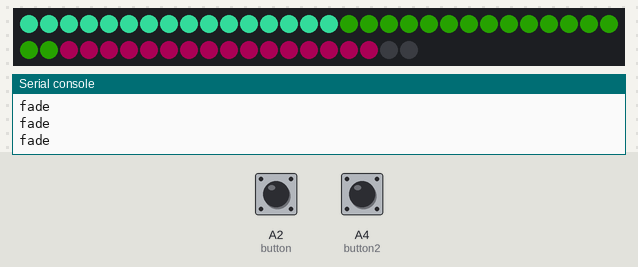
Bench run of a program on a simulated CircuitPython board. Parts: 50 RGB LEDs in strip order, left to right, continuing on the next row, the last lines printed to the serial console. The test bench sets the inputs (shaded band); at power-on: A2 (button) LOW, A4 (button2) LOW. Dim RGB values are drawn brighter than linear.

Above: at 1.2 s.
1.3 s: A2 (button) pulled HIGH for 0.15 s
At 3.8 s:
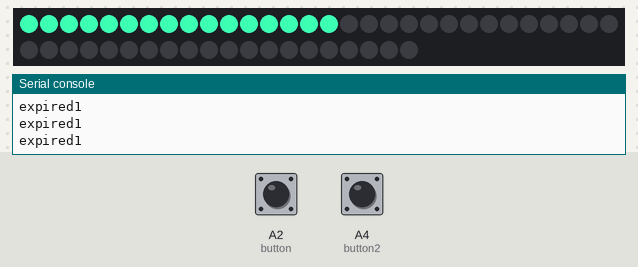
3.9 s: A4 (button2) pulled HIGH for 1 s
At 7.8 s:
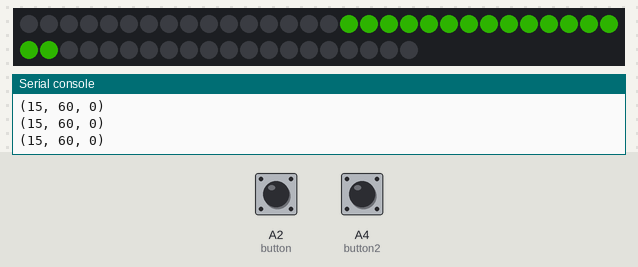
7.9 s: A2 (button) pulled HIGH for 1 s
At 11.8 s:
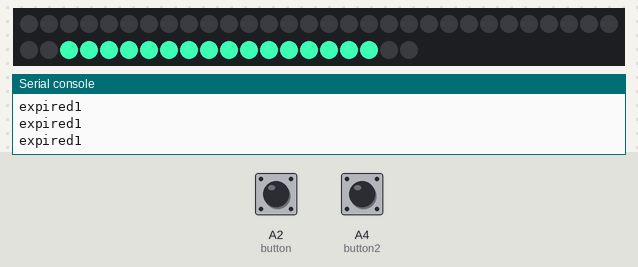
11.9 s: A4 (button2) pulled HIGH for 0.15 s
At 12.9 s:
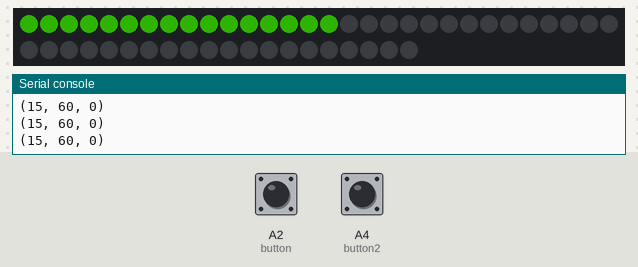
15.0 s: A4 (button2) pulled HIGH for 3.2 s
Timing chart, 0 to 18.0 s (numbered marks = the images above; inputs shaded):
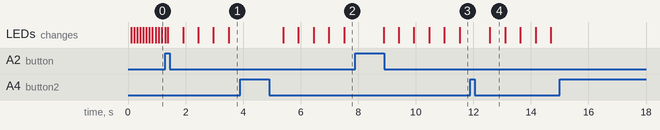

The program:

code.py
```python
import board
import busio
import adafruit_vl53l0x
import neopixel
import time
from digitalio import DigitalInOut, Direction
print("hi")
dir(board)
#rgb is now grb


# blue: (0, 80, 40) = (80, 0, 40)
# orange: (60, 15, 0) = (15, 60, 0)
#pink: 	rgb(255,105,180) = (105,255, 180)

pixel_pin = board.D5
nr_pixels = 50
nr_balls = 3
nr_leds_in_ball = int(nr_pixels/nr_balls)
blue = (80, 0, 40)
orange = (15, 60, 0)
pink = (60,255, 180)

colorList = [blue, orange, pink]
duration1 = 0
duration2 = 0
duration3 = 0
durationOneSide = 0
durationTwoSide = 0
timerDuration1 = 0
timerDuration2 = 0
timerDuration3 = 0
durationOneNext = 0
durationTwoNext = 0
timerDurationOneSide = 0
timerDurationTwoSide = 0
timerDurationNextOne = 0
timerDurationNextTwo = 0
timerMark1 = 0
timerMark2 = 0
timerMark3 = 0
timerMarkNextOne = 0
timerMarkNextTwo = 0
timerMarkOneSide = 0
timerMarkTwoSide = 0
durationList = [duration1, duration2, duration3, durationOneSide, durationTwoSide, durationOneNext, durationTwoNext]
timerDurationList = [timerDuration1, timerDuration2, timerDuration3, timerDurationOneSide, timerDurationTwoSide, timerDurationNextOne, timerDurationNextTwo]
timerMarkList =[timerMark1, timerMark2, timerMark3, timerMarkOneSide, timerMarkTwoSide, timerMarkNextOne, timerMarkNextTwo]

sideOneOn = False
sideTwoOn = False

button = DigitalInOut(board.A2)
button.direction = Direction.INPUT

button2 = DigitalInOut(board.A4)
button2.direction = Direction.INPUT

pixels = neopixel.NeoPixel(pixel_pin, nr_pixels, brightness = 1.5, auto_write = False)
buttonState = False
prevButtonState = False
prevButtonState2 = False

def set_timer(ballNr, duration):
    timerDurationList[ballNr-1] = duration
    timerMarkList[ballNr-1] = time.monotonic()

def timer_expired(ballNr):
    if time.monotonic() - timerMarkList[ballNr-1] > timerDurationList[ballNr-1]:
        return True
    else:
        return False

fadeOut = True

#def turnOn(ballSide, ballnr):
indexOne = -1
indexTwo = -1

while True:

    if(button.value != prevButtonState):
        if button.value:
            sideOneOn = True
            set_timer(4, 4)
            set_timer(6, 0.5)

        else:
            pass #print(button.value)
        prevButtonState = button.value

    if(button2.value != prevButtonState2):
        if button2.value:
            sideTwoOn = True
            set_timer(5, 4)
            set_timer(7, 0.5)
    else:
        pass #print(button2.value)
        prevButtonState2 = button2.value

    if (not timer_expired(5) and not timer_expired(4)):
        pass
    elif (sideOneOn and not timer_expired(4)):
        pixels.brightness = 1
        #print("entter")
        if(timer_expired(6)):
            print("expired1")
            indexOne = indexOne + 1
            if(indexOne >= nr_balls):
                indexOne = 0
            pixels.fill((0,0,0))
            pixels.show()
            for i in range(indexOne * nr_leds_in_ball, (indexOne+1) * nr_leds_in_ball):
                #print(i)
                pixels[i] = pink
            pixels.show
            set_timer(6, 0.5)

    elif (sideTwoOn and not timer_expired(5)):
        pixels.brightness = 1
        if(timer_expired(7)):
            print("expired2")
            indexTwo = indexTwo + 1
            if(indexTwo >= nr_balls):
                indexTwo = 0
            pixels.fill((0,0,0))
            pixels.show()
            for i in range(indexTwo * nr_leds_in_ball, (indexTwo+1) * nr_leds_in_ball):
                #print(i)
                pixels[i] = orange
                print(orange)
            pixels.show
            set_timer(7, 0.5)
    if (timer_expired(4)):
        indexOne = -1
        sideOneOn = False
    if (timer_expired(5)):
        indexTwo = -1
        sideTwoOn = False


    #PULSATING
    if(not sideOneOn and not sideTwoOn):
        print("fade")
        for i in range(0, nr_leds_in_ball):
            pixels[i] = pink
        for i in range(nr_leds_in_ball, nr_leds_in_ball *2):
            pixels[i] = orange
        for i in range(nr_leds_in_ball*2, nr_leds_in_ball*3):
            pixels[i] = blue

        if(fadeOut):
            pixels.brightness = pixels.brightness - 0.035
        else:
            pixels.brightness = pixels.brightness + 0.035
        if(pixels.brightness >=0.8):
            fadeOut = True
        if( pixels.brightness <=0.05):
            fadeOut = False

    pixels.show()


    pixels.show()
    time.sleep(0.1)
```

Measured:
- after the input at 3.9 s, the LEDs: first change after 1.5 s (image 2 shows a later state)
- after the input at 7.9 s, the LEDs: first change after 0.98 s (image 3 shows a later state)
- after the input at 11.9 s, the LEDs: change after 0.68 s (image 4)
- what the display in image 4 shows lasts 0.5 s, from 12.6 s to 13.1 s
